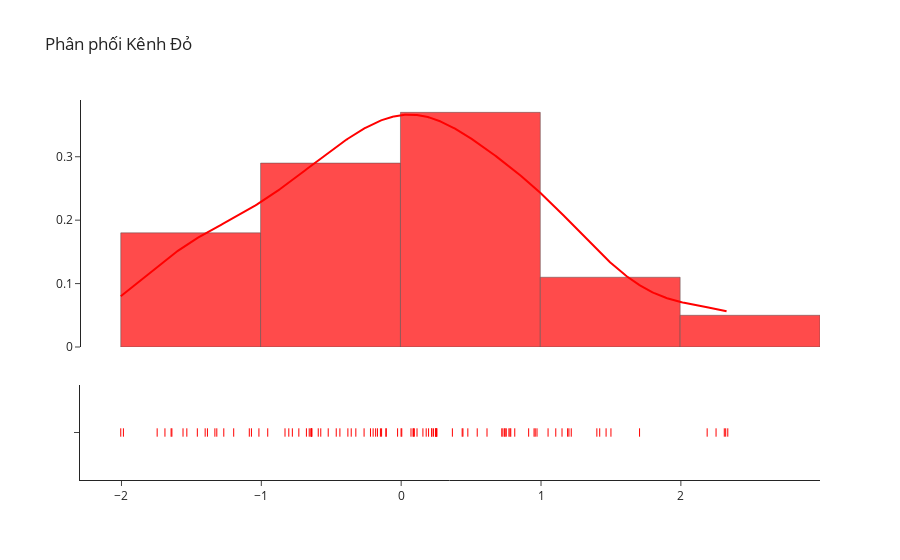

The notebook cell this image was saved under:
### Markdown cell above
Phân phối Kênh Đỏ

### Code cell
import numpy as np

# Replace this line with your actual red channel data
red_values = np.random.randn(100)

# Rest of your code remains the same
fig = ff.create_distplot([red_values], group_labels=["R"], colors=["red"])
fig.update_layout(showlegend=False, template="simple_white")
fig.update_layout(title_text="Phân phối Kênh Đỏ")
fig.data[0].marker.line.color = 'rgb(0, 0, 0)'
fig.data[0].marker.line.width = 0.5
fig

### Figure 1 — Plotly figure (JSON) as saved in the notebook; plotly's stock layout.template omitted (floating-point values rounded to 4 significant figures; data arrays with more than 128 entries replaced by an {"elided": "..."} marker saying what was removed)
{"data": [{"autobinx": false, "histnorm": "probability density", "legendgroup": "R", "marker": {"color": "red", "line": {"color": "rgb(0, 0, 0)", "width": 0.5}}, "name": "R", "opacity": 0.7, "x": [-0.1696, 1.05, -0.7317, 0.7837, 0.7276, 0.9585, -0.1826, 0.1554, 0.5439, -0.1065, -1.745, 0.7431, 0.07022, -1.986, 2.188, -1.086, 1.465, 0.09436, -1.385, -1.197, 0.7193, 0.08787, 0.2465, 1.42, -0.2651, 0.08491, 0.7401, 0.2471, 0.2188, 0.9116, -0.6574, 0.004314, 0.1959, -1.458, -1.402, -0.5749, 1.19, -0.7781, 2.321, 0.4417, 1.199, 1.5, -2.005, -0.9543, 0.2187, 1.705, 0.2547, 0.4767, -1.017, 0.1789, -0.1401, -0.646, 0.1134, -0.5929, 1.216, 0.2316, -0.6378, -0.8307, 0.8122, -0.6418, 0.25, 2.335, 0.7705, -0.3811, 1.105, -0.4643, 0.254, 0.7781, -0.02567, 0.9713, 1.15, 0.9502, 2.252, 0.7515, -0.4381, 2.31, -0.8034, -1.56, -1.533, -1.268, -0.5216, -1.689, -1.332, -1.639, -1.071, -1.645, 1.399, -0.0006959, 0.4361, -0.1483, -0.2196, -0.3571, 0.6138, -0.6776, -1.318, -0.6413, -0.3242, -0.2005, -0.1095, 0.3663], "xaxis": "x", "xbins": {"end": 2.335, "size": 1, "start": -2.005}, "yaxis": "y", "type": "histogram"}, {"legendgroup": "R", "marker": {"color": "red"}, "mode": "lines", "name": "R", "showlegend": false, "x": {"elided": "500 float values"}, "xaxis": "x", "y": {"elided": "500 float values"}, "yaxis": "y", "type": "scatter"}, {"legendgroup": "R", "marker": {"color": "red", "symbol": "line-ns-open"}, "mode": "markers", "name": "R", "showlegend": false, "x": [-0.1696, 1.05, -0.7317, 0.7837, 0.7276, 0.9585, -0.1826, 0.1554, 0.5439, -0.1065, -1.745, 0.7431, 0.07022, -1.986, 2.188, -1.086, 1.465, 0.09436, -1.385, -1.197, 0.7193, 0.08787, 0.2465, 1.42, -0.2651, 0.08491, 0.7401, 0.2471, 0.2188, 0.9116, -0.6574, 0.004314, 0.1959, -1.458, -1.402, -0.5749, 1.19, -0.7781, 2.321, 0.4417, 1.199, 1.5, -2.005, -0.9543, 0.2187, 1.705, 0.2547, 0.4767, -1.017, 0.1789, -0.1401, -0.646, 0.1134, -0.5929, 1.216, 0.2316, -0.6378, -0.8307, 0.8122, -0.6418, 0.25, 2.335, 0.7705, -0.3811, 1.105, -0.4643, 0.254, 0.7781, -0.02567, 0.9713, 1.15, 0.9502, 2.252, 0.7515, -0.4381, 2.31, -0.8034, -1.56, -1.533, -1.268, -0.5216, -1.689, -1.332, -1.639, -1.071, -1.645, 1.399, -0.0006959, 0.4361, -0.1483, -0.2196, -0.3571, 0.6138, -0.6776, -1.318, -0.6413, -0.3242, -0.2005, -0.1095, 0.3663], "xaxis": "x", "y": ["R", "R", "R", "R", "R", "R", "R", "R", "R", "R", "R", "R", "R", "R", "R", "R", "R", "R", "R", "R", "R", "R", "R", "R", "R", "R", "R", "R", "R", "R", "R", "R", "R", "R", "R", "R", "R", "R", "R", "R", "R", "R", "R", "R", "R", "R", "R", "R", "R", "R", "R", "R", "R", "R", "R", "R", "R", "R", "R", "R", "R", "R", "R", "R", "R", "R", "R", "R", "R", "R", "R", "R", "R", "R", "R", "R", "R", "R", "R", "R", "R", "R", "R", "R", "R", "R", "R", "R", "R", "R", "R", "R", "R", "R", "R", "R", "R", "R", "R", "R"], "yaxis": "y2", "type": "scatter"}], "layout": {"barmode": "overlay", "hovermode": "closest", "legend": {"traceorder": "reversed"}, "xaxis": {"anchor": "y2", "domain": [0, 1], "zeroline": false}, "yaxis": {"anchor": "free", "domain": [0.35, 1], "position": 0}, "yaxis2": {"anchor": "x", "domain": [0, 0.25], "dtick": 1, "showticklabels": false}, "showlegend": false, "title": {"text": "Phân phối Kênh Đỏ"}}}
